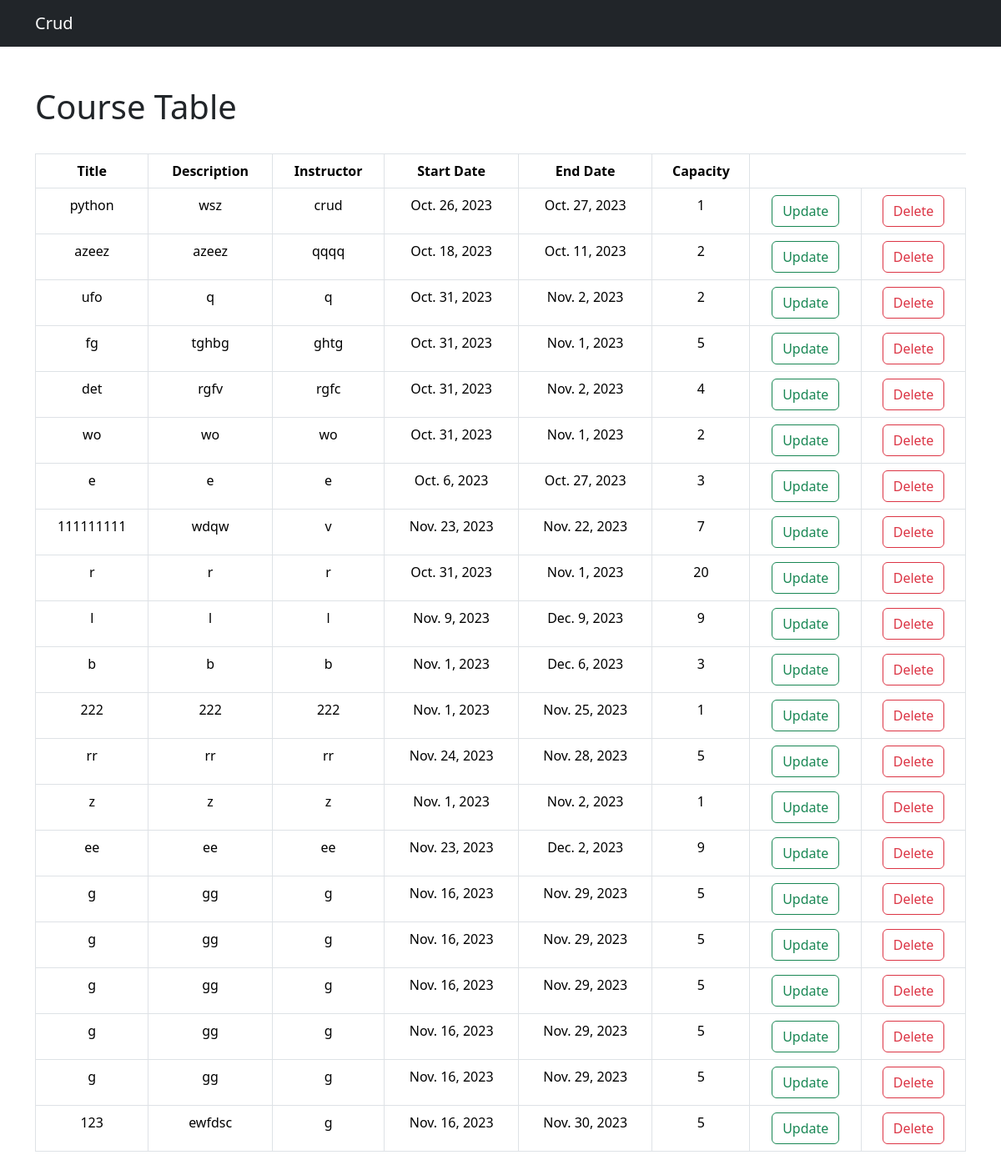
/show/, run on an earlier commit of the app's database.
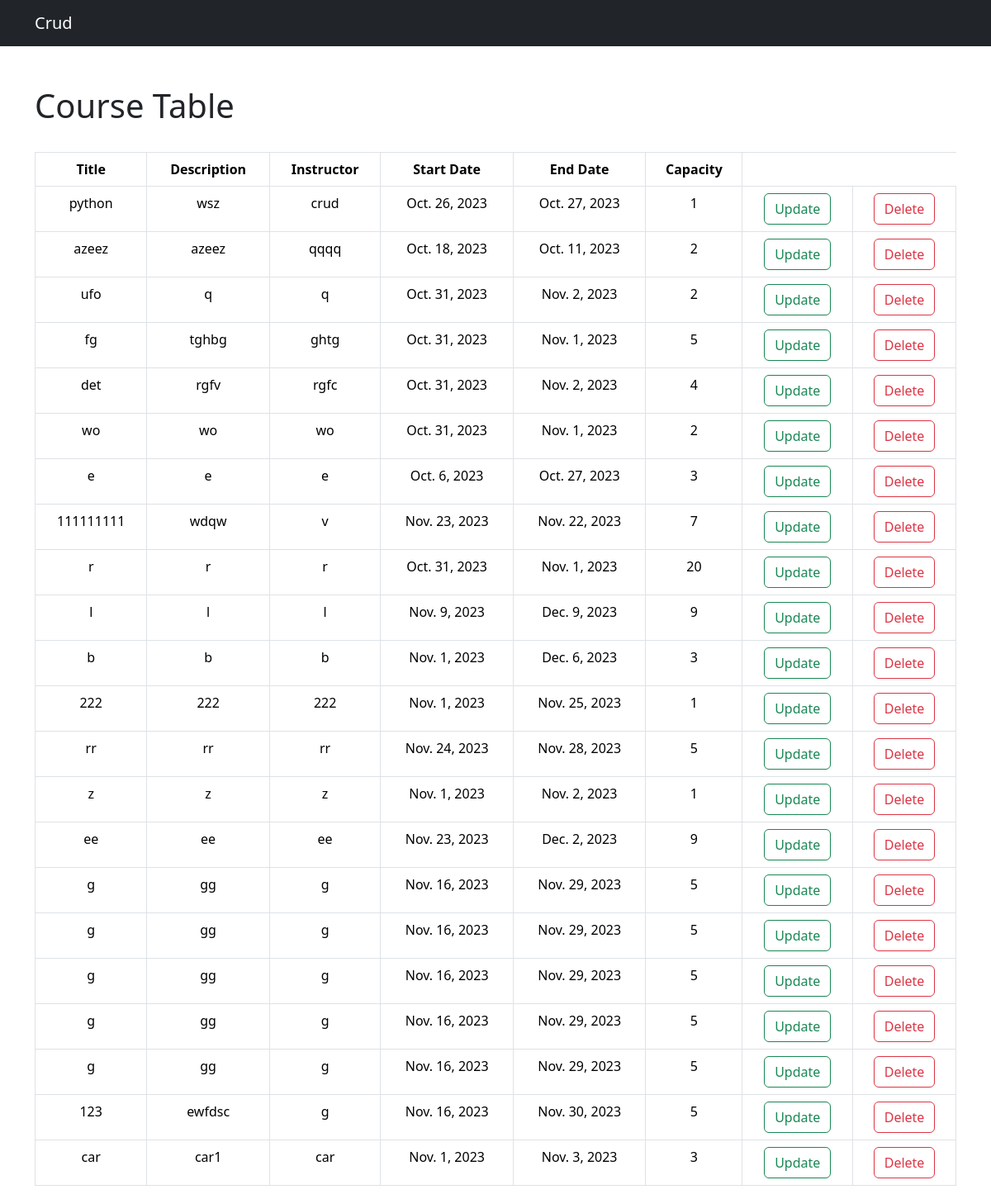
And on a later commit of the database.
### myapp/models.py (models this page shows)
class Course(models.Model):
    title = models.CharField(max_length=255)
    description = models.TextField()
    instructor = models.CharField(max_length=255)
    start_date = models.DateField()  # Date field for the course start date
    end_date = models.DateField()  # Date field for the course end date
    capacity = models.PositiveIntegerField()
    def __str__(self):
        return self.title

### myapp/views.py (the view, shortened to what this page needs)
# urls.py: path('show/',views.showdata,name="showdata"),
def showdata(request):
    data=Course.objects.all()
    print(data)
    context={"data":data}
    return render(request,'main/show.html',context)

### myapp/templates/main/show.html (shortened to what this page needs)
<!doctype html>
<html lang="en">
  <head>
    <link href="https://cdn.jsdelivr.net/npm/bootstrap@5.3.2/dist/css/bootstrap.min.css" rel="stylesheet">
  </head>
  <body>
    <nav class="navbar navbar-expand-lg navbar-dark bg-dark">
        <div class="container-md">
          <a class="navbar-brand" href="#">Crud</a>
        </div>
      </nav>
      <div class="container mt-5">
        <h1>Course Table</h1>
        <br>
        <table class="table table-bordered text-center">
            <thead>
                <tr>
                    <th>Title</th>
                    <th>Description</th>
                    <th>Instructor</th>
                    <th>Start Date</th>
                    <th>End Date</th>
                    <th>Capacity</th>
                </tr>
            </thead>
            <tbody>
            {% for d in data %}
                <tr>
                    <td>{{d.title}}</td>
                    <td>{{d.description}}</td>
                    <td>{{d.instructor}}</td>
                    <td>{{d.start_date}}</td>
                    <td>{{d.end_date}}</td>
                    <td>{{d.capacity}}</td>
                    <td><a type="button" href="/update/{{d.id}}" class="btn btn-outline-success">Update</a></td>
                    <td><a type="button" href="/delete/{{d.id}}" class="btn btn-outline-danger">Delete</a></td>
                </tr>
            {% endfor %}
            </tbody>
        </table>
    </div>
  </body>
</html>

What changed in the data, as far as the page shows it:
added Course: title "car", description "car1", instructor "car", start_date "Nov. 1, 2023", end_date "Nov. 3, 2023", capacity "3"
